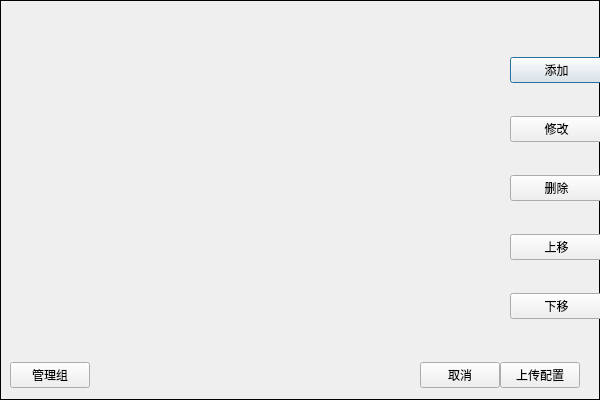
<?xml version="1.0" encoding="UTF-8"?>
<ui version="4.0">
 <class>QuickRepySettingDialog</class>
 <widget class="QDialog" name="QuickRepySettingDialog">
  <property name="geometry">
   <rect>
    <x>0</x>
    <y>0</y>
    <width>600</width>
    <height>400</height>
   </rect>
  </property>
  <property name="windowTitle">
   <string>Dialog</string>
  </property>
  <property name="styleSheet">
   <string notr="true">QDialog {
    border: 1px solid #000000;
   background: qlineargradient(x1: 0, y1: 0, x2: 0, y2: 1,  
                                 stop: 0 #FFFFFF, stop: 0.1 #A3A6A9,  
                                 stop: 0.9 #A3A6A9, stop: 1.0 #FFFFFF);
}
TableView::item::selected
{
	color:white;
	background:blue;  
}</string>
  </property>
  <widget class="QWidget" name="widget_bk" native="true">
   <property name="geometry">
    <rect>
     <x>0</x>
     <y>0</y>
     <width>600</width>
     <height>400</height>
    </rect>
   </property>
   <widget class="TitlebarWidget" name="TitleBar" native="true">
    <property name="geometry">
     <rect>
      <x>0</x>
      <y>0</y>
      <width>600</width>
      <height>30</height>
     </rect>
    </property>
   </widget>
   <widget class="QWidget" name="widget_2" native="true">
    <property name="geometry">
     <rect>
      <x>10</x>
      <y>30</y>
      <width>590</width>
      <height>370</height>
     </rect>
    </property>
    <widget class="QWidget" name="widget_3" native="true">
     <property name="geometry">
      <rect>
       <x>500</x>
       <y>0</y>
       <width>93</width>
       <height>320</height>
      </rect>
     </property>
     <layout class="QVBoxLayout" name="verticalLayout">
      <item>
       <widget class="QPushButton" name="pbAdd">
        <property name="text">
         <string>添加</string>
        </property>
       </widget>
      </item>
      <item>
       <widget class="QPushButton" name="pbMody">
        <property name="text">
         <string>修改</string>
        </property>
       </widget>
      </item>
      <item>
       <widget class="QPushButton" name="pbDelete">
        <property name="text">
         <string>删除</string>
        </property>
       </widget>
      </item>
      <item>
       <widget class="QPushButton" name="pbMoveUp">
        <property name="text">
         <string>上移</string>
        </property>
       </widget>
      </item>
      <item>
       <widget class="QPushButton" name="pbMoveDown">
        <property name="text">
         <string>下移</string>
        </property>
       </widget>
      </item>
     </layout>
    </widget>
    <widget class="QWidget" name="widget_4" native="true">
     <property name="geometry">
      <rect>
       <x>0</x>
       <y>320</y>
       <width>580</width>
       <height>50</height>
      </rect>
     </property>
     <layout class="QHBoxLayout" name="horizontalLayout">
      <property name="spacing">
       <number>0</number>
      </property>
      <property name="leftMargin">
       <number>0</number>
      </property>
      <property name="topMargin">
       <number>0</number>
      </property>
      <property name="rightMargin">
       <number>10</number>
      </property>
      <property name="bottomMargin">
       <number>0</number>
      </property>
      <item>
       <widget class="QPushButton" name="pbAddGroup">
        <property name="text">
         <string>管理组</string>
        </property>
       </widget>
      </item>
      <item>
       <spacer name="horizontalSpacer">
        <property name="orientation">
         <enum>Qt::Horizontal</enum>
        </property>
        <property name="sizeHint" stdset="0">
         <size>
          <width>372</width>
          <height>20</height>
         </size>
        </property>
       </spacer>
      </item>
      <item>
       <widget class="QPushButton" name="pbCancel">
        <property name="text">
         <string>取消</string>
        </property>
       </widget>
      </item>
      <item>
       <widget class="QPushButton" name="pbOk">
        <property name="text">
         <string>上传配置</string>
        </property>
       </widget>
      </item>
     </layout>
    </widget>
    <widget class="TableView" name="QtableView" native="true">
     <property name="geometry">
      <rect>
       <x>134</x>
       <y>0</y>
       <width>371</width>
       <height>320</height>
      </rect>
     </property>
    </widget>
    <widget class="TableView" name="QtableView_2" native="true">
     <property name="geometry">
      <rect>
       <x>0</x>
       <y>0</y>
       <width>134</width>
       <height>320</height>
      </rect>
     </property>
    </widget>
   </widget>
  </widget>
 </widget>
 <customwidgets>
  <customwidget>
   <class>TitlebarWidget</class>
   <extends>QWidget</extends>
   <header>TitlebarWidget.h</header>
   <container>1</container>
  </customwidget>
  <customwidget>
   <class>TableView</class>
   <extends>QWidget</extends>
   <header>Tableview.h</header>
  </customwidget>
 </customwidgets>
 <resources/>
 <connections/>
</ui>
